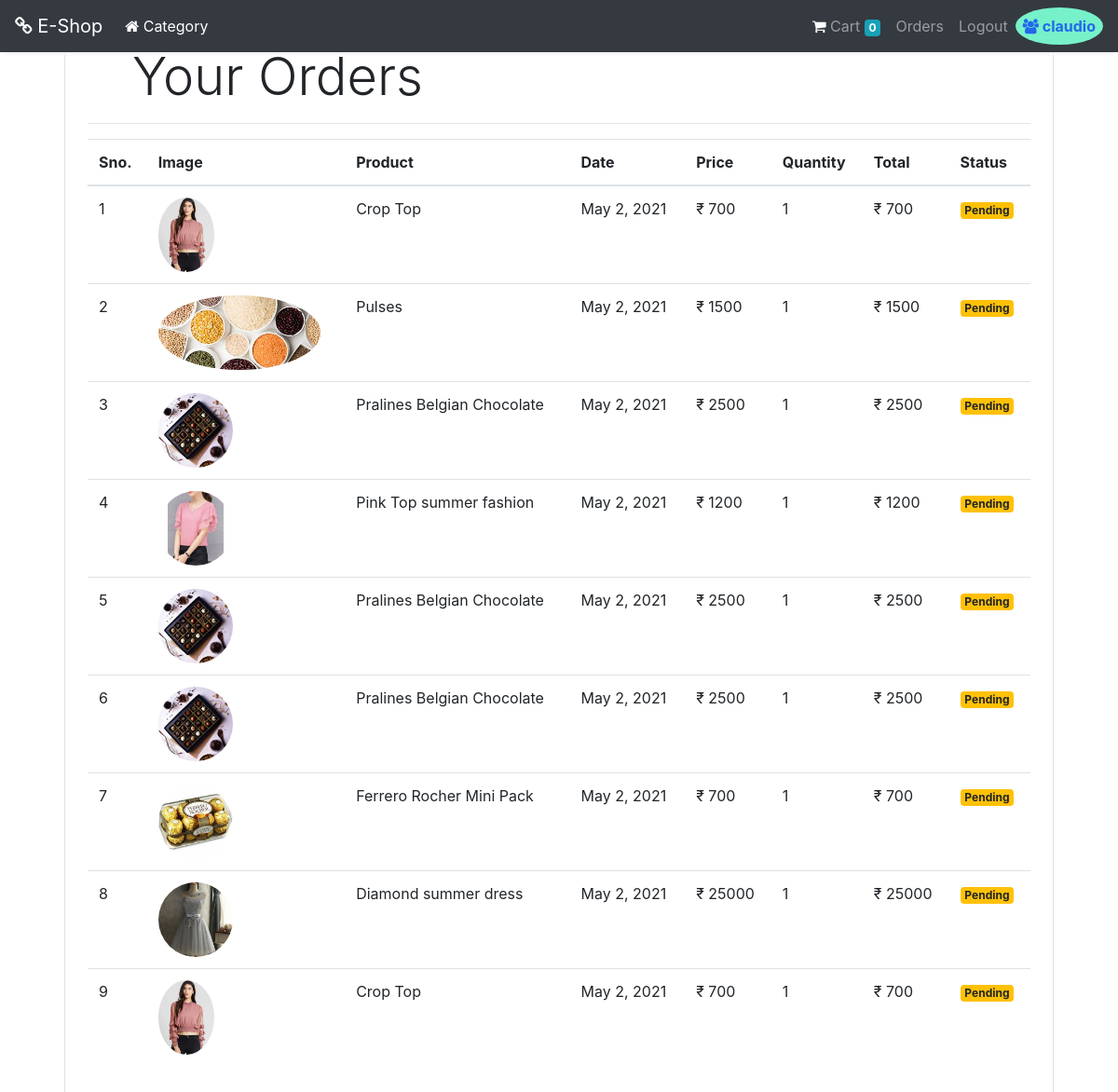
The page /orders (signed in) on the database its author committed.
### store/models/customer.py (models this page shows, shortened)
class Customer(models.Model):
    first_name= models.CharField(max_length=50)
    last_name = models.CharField(max_length=50)
    phone = models.CharField(max_length=15)
    email = models.EmailField()
    password= models.CharField(max_length=500)
    @staticmethod
    def get_customer_by_id(id):
        return Customer.objects.get(id=id)

### store/models/orders.py (models this page shows, shortened)
class Order(models.Model):
          product = models.ForeignKey(Product,
                                      on_delete=models.CASCADE)
          customer = models.ForeignKey(Customer,
                                       on_delete=models.CASCADE)
          quantity = models.IntegerField(default=1)
          price = models.IntegerField()
          address = models.CharField(max_length=200, default='')
          phone = models.CharField(max_length=15, default='')
          date = models.DateField(default=datetime.datetime.today)
          status = models.BooleanField(default=False)
          @staticmethod
          def get_orders_by_customer(customer_id):
              return Order.objects.filter\
                  (customer = customer_id)\
                  .order_by('-date')

### store/models/product.py (models this page shows, shortened)
class Product(models.Model):
    category = models.ForeignKey(Category, on_delete=models.CASCADE, default=1)
    name = models.CharField(max_length=50)
    price = models.IntegerField()
    description = models.CharField(max_length=200, default='',null=True, blank=True)
    image = models.ImageField(upload_to='uploads/products/')

### store/middlewares/auth.py (the view)
    def middleware(request):
        print(request.session.get('customer'))
        returnUrl = request.META['PATH_INFO']
        print(request.META['PATH_INFO'])
        if not request.session.get('customer'):
           return redirect(f'login?return_url={returnUrl}')
        response = get_response(request)
        return response

### store/templatetags/cart.py (called while the page is built)
@register.filter(name='customer_name')
def customer_name(customer):
    return Customer.get_customer_by_id(int(customer)).first_name

### store/templatetags/custom_filter.py (called while the page is built)
@register.filter(name='currency')
def currency(number):
    return "₹ "+str(number)

@register.filter(name='multiply')
def multiply(number , number1):
    return number * number1

### store/views/orders.py (called while the page is built)
    def get(self , request ):
        customer = request.session.get('customer')
        orders = Order.get_orders_by_customer(customer)
        print(orders)
        orders = orders[::-1]
        return render(request , 'orders.html'  , {'orders' : orders})

### store/templates/orders.html
{% extends 'base.html' %}
{% block content %}
{% load cart %}
{% load custom_filter %}
<div class="container">
   <div class="border rounded p-4 m-4">
        <p class="display-4 pl-4 ml-4">Your Orders</p>
        <hr>
        <table class="table">
            <thead>
                <tr>
                    <th>Sno.</th>
                    <th>Image</th>
                    <th>Product</th>
                    <th>Date</th>
                    <th>Price</th>
                    <th>Quantity</th>
                    <th>Total</th>
                    <th>Status</th>
                </tr>
            </thead>
            <tbody>
                {% for order in orders %}
                <tr>
                    <td>{{forloop.counter}}</td>
                    <td><img style="height: 80px;" class="rounded-circle" src="{{order.product.image.url}}" alt=""></td>
                    <td>{{order.product.name}}</td>
                    <td>{{order.date}}</td>
                    <td>{{order.price|currency}}</td>
                    <td>{{order.quantity}}</td>
                    <td>{{order.quantity|multiply:order.price|currency}}</td>
                    {% if order.status %}
                    <td><small class="badge badge-success">Completed</small></td>
                    {%else%}
                    <td><small class="badge badge-warning">Pending</small></td>
                    {% endif %}
                </tr>
                {% endfor %}
            </tbody>
        </table>
   </div>
</div>
{% endblock %}

### store/templates/base.html (shortened to what this page needs)
{% load cart %}
<!doctype html>
<html lang="en">
<head>
  <link rel="stylesheet" href="https://maxcdn.bootstrapcdn.com/bootstrap/4.0.0/css/bootstrap.min.css"
>
  <link rel="stylesheet" href="https://cdnjs.cloudflare.com/ajax/libs/font-awesome/4.7.0/css/font-awesome.min.css">
</head>
<body>
  <nav
  style="position: fixed;
  top: 0;
  width: 100%;"
  class="one-edge-shadow
  sticky-top navbar
  navbar-expand-lg
   navbar-dark bg-dark">
    <a class="navbar-brand" href="/">
      <i class="fa fa-chain" style="color: white;"></i>
      E-Shop</a>
    <div class="collapse navbar-collapse" id="navbarSupportedContent">
      <ul class="navbar-nav mr-auto">
        <li class="nav-item active">
          <a class="nav-link" href="/">
            <i class="fa fa-home" style="color: white;"></i>
            Category <span class="sr-only">(current)</span></a>
        </li>
      </ul>
      <ul class=" navbar-nav my-2 my-lg-0">
        {% if request.session.customer %}
        <li class="nav-item ">
          <a class="nav-link" href="/cart"><i class="fa fa-shopping-cart" style="color: white;"></i> Cart
            <span class="badge badge-info">{{request.session.cart.keys|length}}</span>
            <span class="sr-only">(current)</span></a>
        </li>
        <li class="nav-item ">
          <a class="nav-link" href="/orders">Orders<span class="sr-only">(current)</span></a>
        </li>
        <li class="nav-item ">
          <a class="nav-link" href="/logout">Logout<span class="sr-only">(current)</span></a>
        </li>
        <li class="nav-item ">
          <div class="rounded-circle p-2"
          style="color: rgb(34, 104, 235); background-color: rgb(119, 241, 201);
          font-weight: bold;"
          >        <i class="fa fa-users"></i> {{ request.session.customer|customer_name }}
</div>
        </li>
        {% endif %}
      </ul>
    </div>
  </nav>
    {% block content %}{% endblock %}
</body>
</html>

### store/templates/base.html (style rules this page uses)
nav { background-color: white; }
.one-edge-shadow { box-shadow: 0 8px 2px -5px rgb(246, 245, 245); }

### rows shown on the page
Customer: session.customer|customer_name "claudio"
Order: product.image (picture), product.name "Crop Top", date "May 2, 2021", price "₹ 700", quantity "1", quantity|multiply "₹ 700", status "Pending"
Order: product.image (picture), product.name "Pulses", date "May 2, 2021", price "₹ 1500", quantity "1", quantity|multiply "₹ 1500", status "Pending"
Order: product.image (picture), product.name "Pralines Belgian Chocolate", date "May 2, 2021", price "₹ 2500", quantity "1", quantity|multiply "₹ 2500", status "Pending"
Order: product.image (picture), product.name "Pink Top summer fashion", date "May 2, 2021", price "₹ 1200", quantity "1", quantity|multiply "₹ 1200", status "Pending"
Order: product.image (picture), product.name "Pralines Belgian Chocolate", date "May 2, 2021", price "₹ 2500", quantity "1", quantity|multiply "₹ 2500", status "Pending"
Order: product.image (picture), product.name "Pralines Belgian Chocolate", date "May 2, 2021", price "₹ 2500", quantity "1", quantity|multiply "₹ 2500", status "Pending"
Order: product.image (picture), product.name "Ferrero Rocher Mini Pack", date "May 2, 2021", price "₹ 700", quantity "1", quantity|multiply "₹ 700", status "Pending"
Order: product.image (picture), product.name "Diamond summer dress", date "May 2, 2021", price "₹ 25000", quantity "1", quantity|multiply "₹ 25000", status "Pending"
Order: product.image (picture), product.name "Crop Top", date "May 2, 2021", price "₹ 700", quantity "1", quantity|multiply "₹ 700", status "Pending"

### other values the page prints
{{ request.session.cart.keys|length }} "0"
